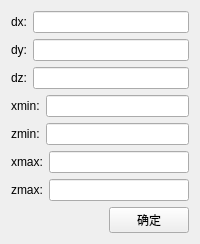
                <widget class="QWidget" name="page_1">
                 <layout class="QVBoxLayout" name="verticalLayout_9">
                  <item>
                   <layout class="QHBoxLayout" name="horizontalLayout_20">
                    <item>
                     <widget class="QLabel" name="label_7">
                      <property name="text">
                       <string>dx:</string>
                      </property>
                     </widget>
                    </item>
                    <item>
                     <widget class="QLineEdit" name="lineEdit_wedge_dx"/>
                    </item>
                   </layout>
                  </item>
                  <item>
                   <layout class="QHBoxLayout" name="horizontalLayout_21">
                    <item>
                     <widget class="QLabel" name="label_8">
                      <property name="text">
                       <string>dy:</string>
                      </property>
                     </widget>
                    </item>
                    <item>
                     <widget class="QLineEdit" name="lineEdit_wedge_dy"/>
                    </item>
                   </layout>
                  </item>
                  <item>
                   <layout class="QHBoxLayout" name="horizontalLayout_22">
                    <item>
                     <widget class="QLabel" name="label_9">
                      <property name="text">
                       <string>dz:</string>
                      </property>
                     </widget>
                    </item>
                    <item>
                     <widget class="QLineEdit" name="lineEdit_wedge_dz"/>
                    </item>
                   </layout>
                  </item>
                  <item>
                   <layout class="QHBoxLayout" name="horizontalLayout_23">
                    <item>
                     <widget class="QLabel" name="label_10">
                      <property name="text">
                       <string>xmin:</string>
                      </property>
                     </widget>
                    </item>
                    <item>
                     <widget class="QLineEdit" name="lineEdit_wedge_xmin"/>
                    </item>
                   </layout>
                  </item>
                  <item>
                   <layout class="QHBoxLayout" name="horizontalLayout_24">
                    <item>
                     <widget class="QLabel" name="label_11">
                      <property name="text">
                       <string>zmin:</string>
                      </property>
                     </widget>
                    </item>
                    <item>
                     <widget class="QLineEdit" name="lineEdit_wedge_zmin"/>
                    </item>
                   </layout>
                  </item>
                  <item>
                   <layout class="QHBoxLayout" name="horizontalLayout_25">
                    <item>
                     <widget class="QLabel" name="label_12">
                      <property name="text">
                       <string>xmax:</string>
                      </property>
                     </widget>
                    </item>
                    <item>
                     <widget class="QLineEdit" name="lineEdit_wedge_xmax"/>
                    </item>
                   </layout>
                  </item>
                  <item>
                   <layout class="QHBoxLayout" name="horizontalLayout_27">
                    <item>
                     <widget class="QLabel" name="label_13">
                      <property name="text">
                       <string>zmax:</string>
                      </property>
                     </widget>
                    </item>
                    <item>
                     <widget class="QLineEdit" name="lineEdit_wedge_zmax"/>
                    </item>
                   </layout>
                  </item>
                  <item>
                   <layout class="QHBoxLayout" name="horizontalLayout_26">
                    <item>
                     <spacer name="horizontalSpacer_7">
                      <property name="orientation">
                       <enum>Qt::Horizontal</enum>
                      </property>
                      <property name="sizeHint" stdset="0">
                       <size>
                        <width>40</width>
                        <height>20</height>
                       </size>
                      </property>
                     </spacer>
                    </item>
                    <item>
                     <widget class="QPushButton" name="pushButton_wedge_ok">
                      <property name="text">
                       <string>确定</string>
                      </property>
                     </widget>
                    </item>
                   </layout>
                  </item>
                 </layout>
                </widget>
